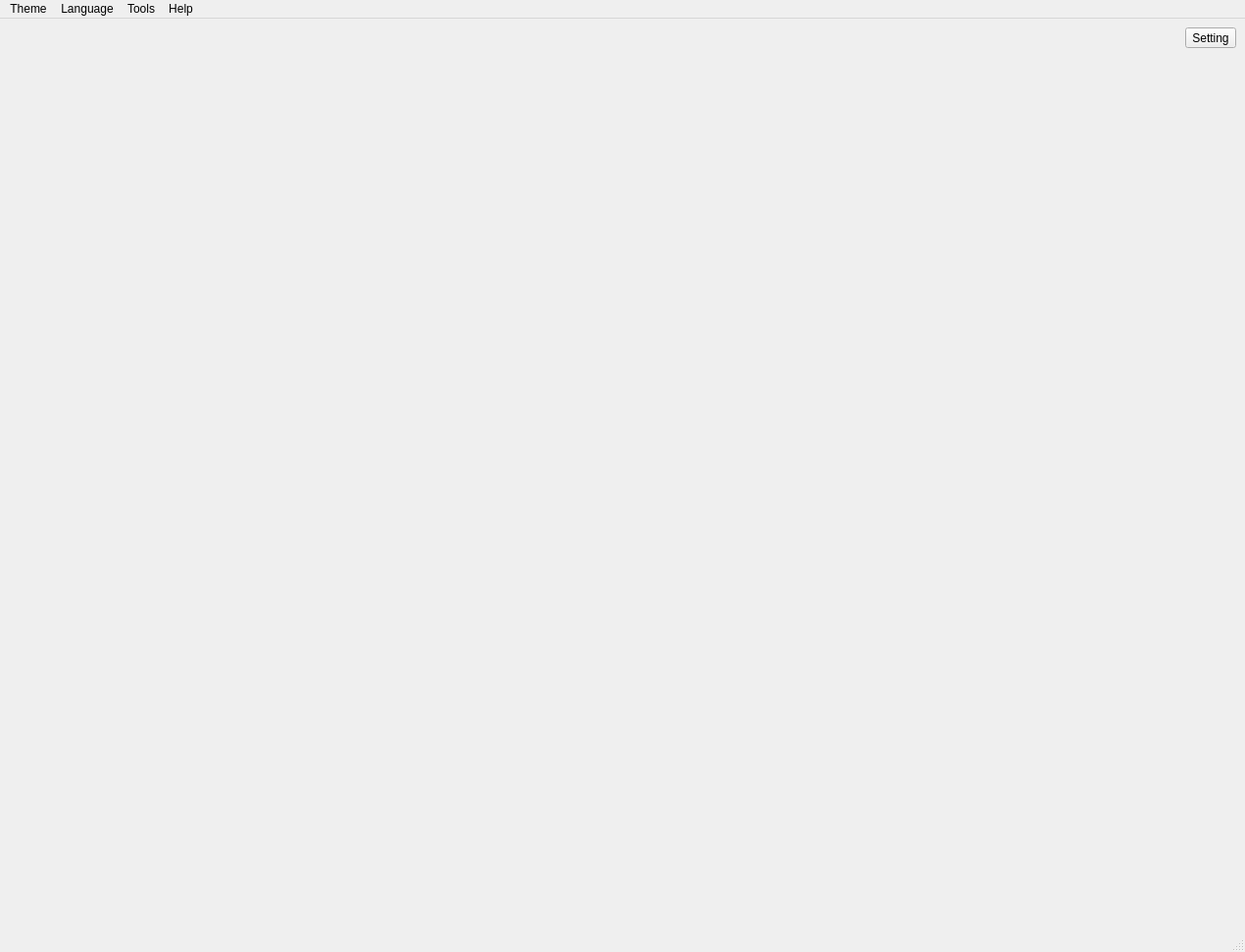
<?xml version="1.0" encoding="UTF-8"?>
<ui version="4.0">
 <class>MainWindow</class>
 <widget class="QMainWindow" name="MainWindow">
  <property name="geometry">
   <rect>
    <x>0</x>
    <y>0</y>
    <width>1270</width>
    <height>971</height>
   </rect>
  </property>
  <property name="windowTitle">
   <string>KnowIt</string>
  </property>
  <widget class="QWidget" name="centralwidget">
   <layout class="QGridLayout" name="gridLayout" rowstretch="0,9" columnstretch="1,9">
    <item row="1" column="0">
     <widget class="QWidget" name="widgetApplicationMenu" native="true">
      <layout class="QGridLayout" name="gridLayout_4">
       <property name="leftMargin">
        <number>0</number>
       </property>
       <property name="topMargin">
        <number>0</number>
       </property>
       <property name="rightMargin">
        <number>0</number>
       </property>
       <property name="bottomMargin">
        <number>0</number>
       </property>
       <property name="spacing">
        <number>0</number>
       </property>
       <item row="0" column="0">
        <layout class="QGridLayout" name="gLayApplicationMenu"/>
       </item>
      </layout>
     </widget>
    </item>
    <item row="1" column="1">
     <widget class="QWidget" name="widgetApplicationContainer" native="true">
      <layout class="QGridLayout" name="gridLayout_3">
       <property name="leftMargin">
        <number>0</number>
       </property>
       <property name="topMargin">
        <number>0</number>
       </property>
       <property name="rightMargin">
        <number>0</number>
       </property>
       <property name="bottomMargin">
        <number>0</number>
       </property>
       <property name="spacing">
        <number>0</number>
       </property>
       <item row="0" column="0">
        <layout class="QGridLayout" name="gLayApplicationContainer">
         <property name="spacing">
          <number>0</number>
         </property>
        </layout>
       </item>
      </layout>
     </widget>
    </item>
    <item row="0" column="0" colspan="2">
     <layout class="QHBoxLayout" name="horizontalLayout_2">
      <item>
       <spacer name="horizontalSpacer">
        <property name="orientation">
         <enum>Qt::Orientation::Horizontal</enum>
        </property>
        <property name="sizeHint" stdset="0">
         <size>
          <width>40</width>
          <height>20</height>
         </size>
        </property>
       </spacer>
      </item>
      <item>
       <widget class="QToolButton" name="tBtnSetting">
        <property name="text">
         <string>Setting</string>
        </property>
       </widget>
      </item>
     </layout>
    </item>
   </layout>
  </widget>
  <widget class="QMenuBar" name="menubar">
   <property name="geometry">
    <rect>
     <x>0</x>
     <y>0</y>
     <width>1270</width>
     <height>21</height>
    </rect>
   </property>
   <widget class="QMenu" name="menuTheme">
    <property name="title">
     <string>Theme</string>
    </property>
    <addaction name="actionLite"/>
    <addaction name="actionDark"/>
    <addaction name="actionOSX_Lite"/>
    <addaction name="actionOSX_Dark"/>
   </widget>
   <widget class="QMenu" name="menuLanguage">
    <property name="title">
     <string>Language</string>
    </property>
    <addaction name="action_en"/>
    <addaction name="action_zh_simple"/>
    <addaction name="action_zh_traditional"/>
   </widget>
   <widget class="QMenu" name="menuHelp">
    <property name="title">
     <string>Help</string>
    </property>
    <addaction name="actionDocument"/>
    <addaction name="actionAbout"/>
   </widget>
   <widget class="QMenu" name="menuTools">
    <property name="title">
     <string>Tools</string>
    </property>
    <addaction name="actionDownloadHelper"/>
   </widget>
   <addaction name="menuTheme"/>
   <addaction name="menuLanguage"/>
   <addaction name="menuTools"/>
   <addaction name="menuHelp"/>
  </widget>
  <widget class="QStatusBar" name="statusbar"/>
  <action name="actionLite">
   <property name="text">
    <string>Lite</string>
   </property>
  </action>
  <action name="actionDark">
   <property name="text">
    <string>Dark</string>
   </property>
  </action>
  <action name="actionOSX_Lite">
   <property name="text">
    <string>OSX_Lite</string>
   </property>
  </action>
  <action name="actionOSX_Dark">
   <property name="text">
    <string>OSX_Dark</string>
   </property>
  </action>
  <action name="action_en">
   <property name="text">
    <string>en</string>
   </property>
  </action>
  <action name="action_zh_simple">
   <property name="text">
    <string>zh_simple</string>
   </property>
  </action>
  <action name="action_zh_traditional">
   <property name="text">
    <string>zh_traditional</string>
   </property>
  </action>
  <action name="actionDocument">
   <property name="text">
    <string>Document</string>
   </property>
  </action>
  <action name="actionAbout">
   <property name="text">
    <string>About</string>
   </property>
  </action>
  <action name="actionDownloadHelper">
   <property name="text">
    <string>DownloadHelper</string>
   </property>
  </action>
 </widget>
 <resources/>
 <connections/>
</ui>
